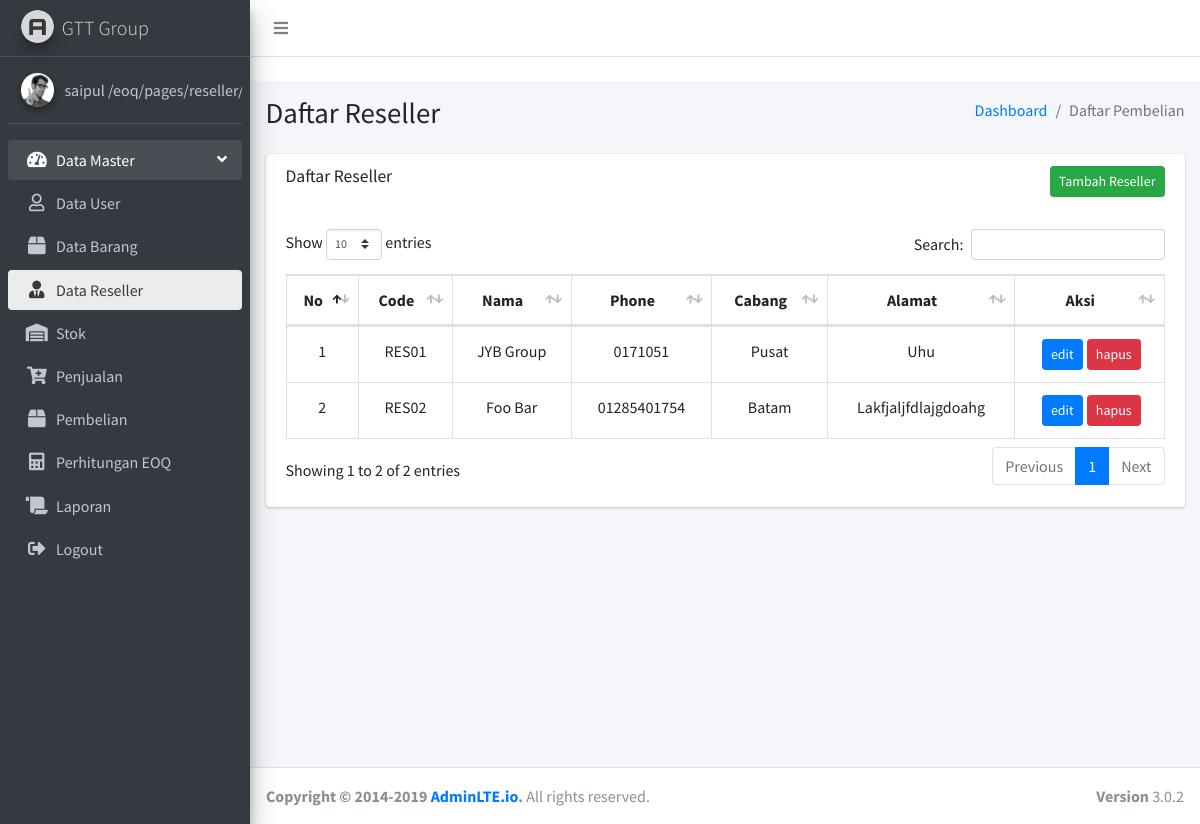
/pages/reseller/index.php (signed in), run on the app's committed database.
### tables this page shows
CREATE TABLE `supplier` (
  `id` int(11) NOT NULL,
  `code` varchar(10) NOT NULL COMMENT 'RES + 2 digit id >> RES01',
  `name` varchar(20) NOT NULL,
  `phone` varchar(15) NOT NULL,
  `branch` varchar(10) NOT NULL,
  `address` tinytext NOT NULL,
  `created_at` timestamp NOT NULL DEFAULT CURRENT_TIMESTAMP,
  `updated_at` timestamp NOT NULL DEFAULT CURRENT_TIMESTAMP ON UPDATE CURRENT_TIMESTAMP
);

### pages/reseller/index.php (the view, shortened to what this page needs)
<?php
    include("../../Connect.php");
    $result = $conn->query("SELECT * FROM supplier");
?>
<!DOCTYPE html>
<html>
<head>
  <link rel="stylesheet" href="../../plugins/fontawesome-free/css/all.min.css">
  <link rel="stylesheet" href="https://code.ionicframework.com/ionicons/2.0.1/css/ionicons.min.css">
  <link rel="stylesheet" href="../../dist/css/adminlte.min.css">
  <link rel="stylesheet" href="../../plugins/datatables-bs4/css/dataTables.bootstrap4.css">
</head>
<body class="hold-transition sidebar-mini">
<div class="wrapper">
  <nav class="main-header navbar navbar-expand navbar-white navbar-light">
    <ul class="navbar-nav">
      <li class="nav-item">
        <a class="nav-link" data-widget="pushmenu" href="#"><i class="fas fa-bars"></i></a>
      </li>
    </ul>
  </nav>
  <?= include('../sidebar/index.php') ?>
  <div class="content-wrapper">
    <section class="content-header">
      <div class="container-fluid">
        <div class="row mb-2">
          <div class="col-sm-6">
            <h1>Daftar Reseller</h1>
          </div>
          <div class="col-sm-6">
            <ol class="breadcrumb float-sm-right">
              <li class="breadcrumb-item"><a href="/index.php">Dashboard</a></li>
              <li class="breadcrumb-item active">Daftar Pembelian</li>
            </ol>
          </div>
        </div>
      </div>
    </section>
    <section class="content">
      <div class="container-fluid">
        <div class="row">
          <div class="col-12">
            <div class="card">
              <div class="card-header text-right border-bottom-0">
                <h3 class="card-title">Daftar Reseller</h3>
                <a class="btn btn-success btn-sm" href="/eoq/pages/reseller/create.php">
                  Tambah Reseller
                </a>
              </div>
              <div class="card-body">
                <table id="example1" class="table table-bordered table-hover">
                  <thead>
                  <tr class="text-center">
                    <th>No</th>
                    <th>Code</th>
                    <th>Nama</th>
                    <th>Phone</th>
                    <th>Cabang</th>
                    <th>Alamat</th>
                    <th>Aksi</th>
                  </tr>
                  </thead>
                  <tbody>
                    <?php
                      $idx = 1;
                      while ($reseller = $result->fetch_array()) {
                        $btnEdit = "<a class='btn btn-sm btn-primary mx-1' href='/eoq/pages/reseller/edit.php?id=".$reseller['id']."'>edit</a>";
                        $btnDelete = "<form class='d-inline' action='/eoq/backend/reseller/deleteReseller.php?id=".$reseller['id']."' method='post'><input type='submit' name='delete' class='btn btn-sm btn-danger' value='hapus'/></form>";
                        $action = $btnEdit.$btnDelete;
                        echo "<tr class='text-center'>";
                          echo "<td>".$idx."</td>";
                          echo "<td>".ucwords($reseller['code'])."</td>";
                          echo "<td>".ucwords($reseller['name'])."</td>";
                          echo "<td>".$reseller['phone']."</td>";
                          echo "<td>".ucwords($reseller['branch'])."</td>";
                          echo "<td>".ucwords($reseller['address'])."</td>";
                          if ($_SESSION['role']=="admin") {
                            echo "<td>$action</td>";
                          }
                        echo "</tr>";
                        $idx++;
                      }
                    ?>
                  </tbody>
                </table>
              </div>
            </div>
          </div>
        </div>
      </div>
    </section>
  </div>
  <footer class="main-footer">
    <div class="float-right d-none d-sm-block">
      <b>Version</b> 3.0.2
    </div>
    <strong>Copyright &copy; 2014-2019 <a href="http://adminlte.io">AdminLTE.io</a>.</strong> All rights
    reserved.
  </footer>
</div>
</body>
</html>

### data on the page
supplier: code "RES01", name "JYB Group", phone "0171051", branch "Pusat", address "Uhu"
supplier: code "RES02", name "Foo Bar", phone "01285401754", branch "Batam", address "Lakfjaljfdlajgdoahg"

### other printed values
$_SESSION['username'] "saipul"
